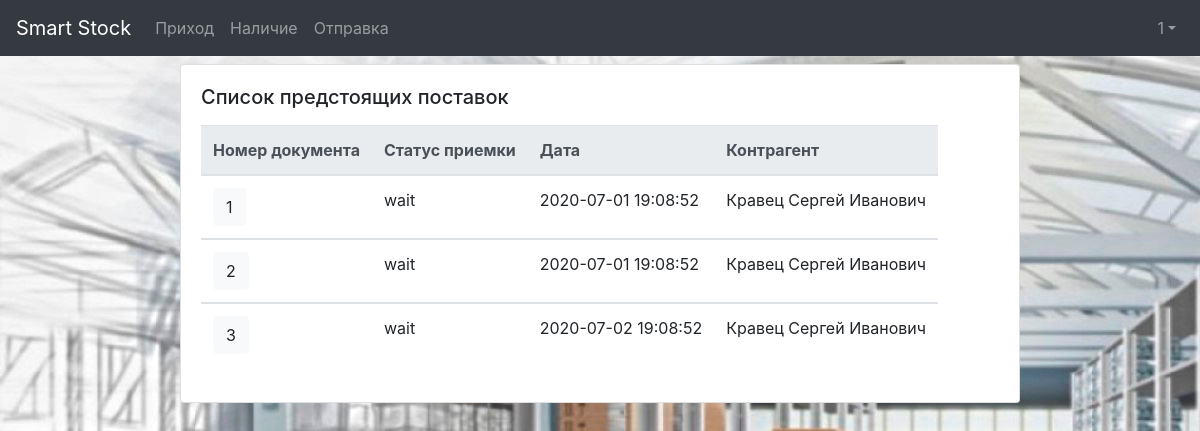
Page /getOrders.php (signed in) on the committed database.
### tables this page shows
CREATE TABLE `users` (
  `id` int(11) NOT NULL,
  `login` varchar(255) NOT NULL,
  `password` varchar(255) NOT NULL,
  `lastname` text NOT NULL
);

CREATE TABLE `get_products` (
  `newid` int(10) UNSIGNED NOT NULL,
  `order_id` int(11) NOT NULL,
  `status` varchar(20) NOT NULL,
  `product_id` int(11) NOT NULL,
  `name` varchar(255) NOT NULL,
  `size` varchar(1) NOT NULL,
  `prod_count` int(11) NOT NULL,
  `date` datetime NOT NULL,
  `manag_name` varchar(50) NOT NULL,
  `info` text NOT NULL
);

### modules/getOrdersList.php (the view, shortened to what this page needs)
<?php
	include $_SERVER['DOCUMENT_ROOT'] . '/configs/db.php';
$sql = "SELECT * FROM get_products WHERE status='wait'";
if( !($result = $connect->query($sql) ) ){
	var_dump("Ошибка исполнения запроса в БД (getOrderList 1)");
	die();
}
$dontRepeat = 0;
	while ($products = mysqli_fetch_assoc($result)) {
		if($dontRepeat != $products['order_id']){
			echo "<tbody>";
			    echo "<tr>";
					echo "<td><a class='btn btn-light' href='http://smart-stock.local/getProducts.php?orderId=" . $products['order_id']	 . "'>" . $products['order_id'] . "</a></td>";
					echo "<td>" . $products['status'] . "</td>";
				    echo "<td>" . $products['date'] . "</td>";
				    echo "<td>" . $products['manag_name'] . "</td>";
				echo "</tr>";
			echo "</tbody>";
		}
		$dontRepeat = $products['order_id'];
	}
?>

### blockSite/header.php (shortened to what this page needs)
<!DOCTYPE html>
<html>
<head>
  <link rel="stylesheet" href="/assets/css/bootstrap.min.css">
  <link rel="stylesheet" href="/assets/css/my.css">
</head>
<body>
  <nav class="navbar navbar-expand-lg navbar-dark bg-dark">
  <a class="navbar-brand" href="/">Smart Stock</a>
  <div class="collapse navbar-collapse" id="navbarSupportedContent">
    <ul class="navbar-nav mr-auto">
      <?php
      if(isset($_COOKIE["user_id"])) {
        $sql = "SELECT * FROM users WHERE id=" . $_COOKIE["user_id"];
        $result = mysqli_query($connect, $sql);
        $user = mysqli_fetch_assoc($result);
        ?>
        <li class="nav-item my-lg-0">
          <a class="nav-link" href="/getOrders.php">Приход</a>
        </li>
        <li class="nav-item my-lg-0">
          <a class="nav-link" href="/stock.php">Наличие</a>
        </li>
        <li class="nav-item my-lg-0">
          <a class="nav-link" href="/waitCollectDoc.php">Отправка</a>
        </li>
    </ul>
    <ul class="navbar-nav">
      <li class="nav-item dropdown">
        <a class="nav-link dropdown-toggle" href="#" id="navbarDropdown" role="button" data-toggle="dropdown" aria-haspopup="true" aria-expanded="false"><?php echo $user["lastname"]; ?></a>
      </li>
    </ul>
        <?php
      }
      ?>
  </div>
</nav>

### assets/css/my.css (style rules this page uses)
body { background-image: url(../img/455bd824f6049c327f1fc038ec66642a-1240x620.jpg); width: 100%; height: 100%; }

### rows in the picture
users: lastname "1"
get_products: order "1", status "wait", date "2020-07-01 19:08:52", manag_name "Кравец Сергей Иванович"
get_products: order "2", status "wait", date "2020-07-01 19:08:52", manag_name "Кравец Сергей Иванович"
get_products: order "3", status "wait", date "2020-07-02 19:08:52", manag_name "Кравец Сергей Иванович"
